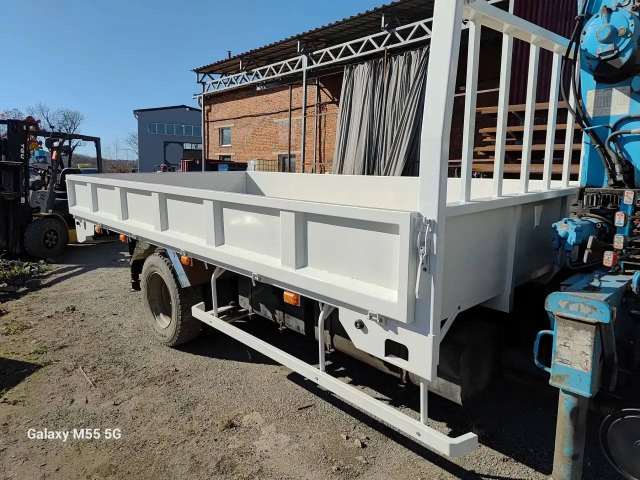
#> input picture assets/photos/02-kuzov-bortovoy.png, 1280 x 960 px (shown at 1/2 size)
$ python build-images.py
#> lines starting #> are read from the running program, lines starting #| are printed output that depends on the picture
"""
Готовит фото для сайта из исходников assets/photos/*.png.

Для каждого исходника создаёт:
  <имя>-640.webp  / <имя>-640.jpg   — превью для сетки «Наши работы»
  <имя>-1280.webp / <имя>-1280.jpg  — крупный вариант для лайтбокса
Отдельно: assets/og-image.jpg (1200×630) — картинка для превью ссылки в соцсетях.

Исходные PNG не изменяются. Если фото обрежут или заменят (TODO #11),
положите новые PNG в assets/photos/ и запустите скрипт ещё раз.

Запуск из корня проекта:  python tools/build-images.py
Нужен Pillow:             pip install Pillow
"""
from pathlib import Path

from PIL import Image

ROOT = Path(__file__).resolve().parent.parent
PHOTOS = ROOT / "assets" / "photos"
WIDTHS = (640, 1280)
WEBP_QUALITY = 80
JPEG_QUALITY = 82

# Источник og-image и вертикальный отступ кадра 1200×630 (подобран так,
# чтобы в кадр не попал водяной знак в левом нижнем углу).
OG_SOURCE = "02-kuzov-bortovoy.png"
OG_SIZE = (1200, 630)
OG_TOP = 0.12  # доля высоты исходника, с которой начинается кадр


def save_pair(im: Image.Image, base: Path) -> None:
    im.save(base.with_suffix(".webp"), "WEBP", quality=WEBP_QUALITY, method=6)
    im.save(base.with_suffix(".jpg"), "JPEG", quality=JPEG_QUALITY,
            optimize=True, progressive=True)


def build_photo(src: Path) -> None:
    with Image.open(src) as im:
#> im is the input picture: PIL image 1280x960 RGB; mean R, G, B 103.8, 108.8, 109.5
        im = im.convert("RGB")
        for width in WIDTHS:
            w = min(width, im.width)
            h = round(im.height * w / im.width)
            resized = im.resize((w, h), Image.LANCZOS) if w != im.width else im
            save_pair(resized, PHOTOS / f"{src.stem}-{width}")
            print(f"{src.name} -> {src.stem}-{width}.webp/.jpg  {w}x{h}")
#> this loop made 2 passes
#> pass 1, in build_photo, `resized = im.resize((w, h), Image.LANCZOS) if w != im.width else im`:
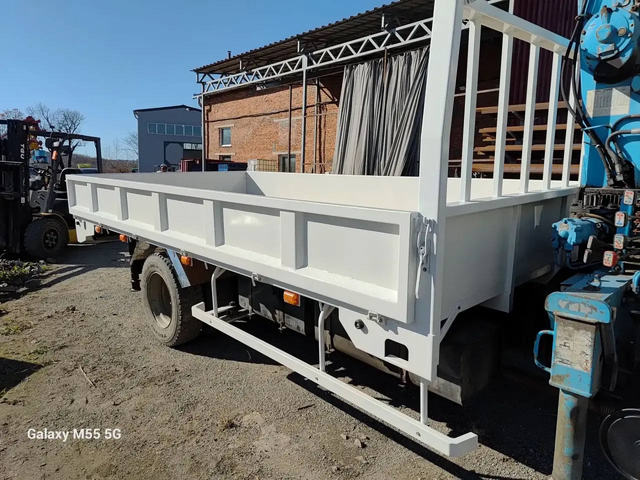
#> resized: PIL image 640x480 RGB; mean R, G, B 103.9, 108.8, 109.5


def build_og() -> None:
    with Image.open(PHOTOS / OG_SOURCE) as im:
        im = im.convert("RGB")
        ratio = OG_SIZE[1] / OG_SIZE[0]
        crop_h = round(im.width * ratio)
#> crop_h = 672
        top = min(round(im.height * OG_TOP), im.height - crop_h)
#> top = 115
        frame = im.crop((0, top, im.width, top + crop_h)).resize(OG_SIZE, Image.LANCZOS)
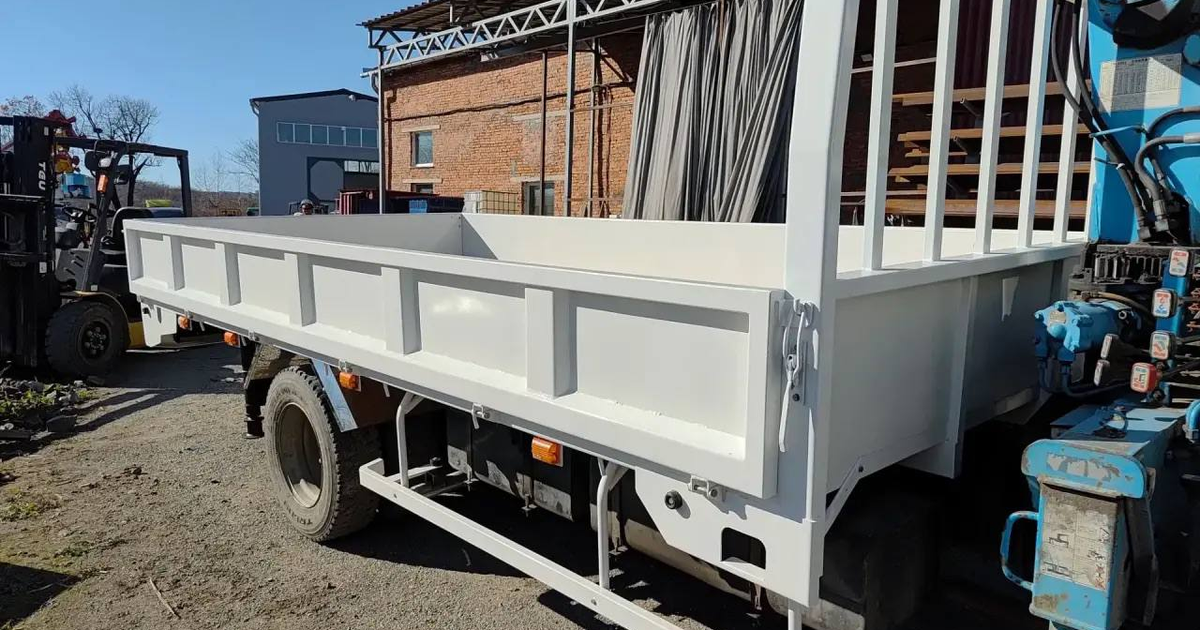
#> frame: PIL image 1200x630 RGB; mean R, G, B 106.2, 109.7, 109.5
        out = ROOT / "assets" / "og-image.jpg"
        frame.save(out, "JPEG", quality=JPEG_QUALITY, optimize=True, progressive=True)
        print(f"{OG_SOURCE} -> {out.relative_to(ROOT)}  {OG_SIZE[0]}x{OG_SIZE[1]}")


if __name__ == "__main__":
    for path in sorted(PHOTOS.glob("*.png")):
        build_photo(path)
    build_og()
